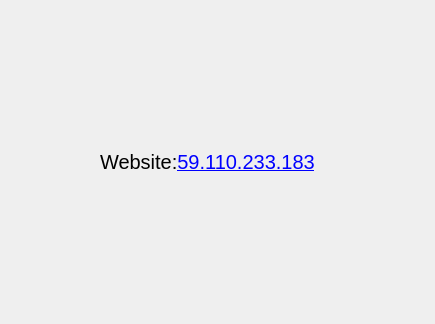
<?xml version="1.0" encoding="UTF-8"?>
<ui version="4.0">
 <class>about_Dialog</class>
 <widget class="QDialog" name="about_Dialog">
  <property name="geometry">
   <rect>
    <x>0</x>
    <y>0</y>
    <width>435</width>
    <height>324</height>
   </rect>
  </property>
  <property name="windowTitle">
   <string>Dialog</string>
  </property>
  <widget class="QLabel" name="label">
   <property name="geometry">
    <rect>
     <x>100</x>
     <y>150</y>
     <width>271</width>
     <height>21</height>
    </rect>
   </property>
   <property name="font">
    <font>
     <pointsize>15</pointsize>
    </font>
   </property>
   <property name="text">
    <string>&lt;html&gt;&lt;head/&gt;&lt;body&gt;&lt;p&gt;Website:&lt;a href=&quot;http://59.110.233.183&quot;&gt;&lt;span style=&quot; text-decoration: underline; color:#0000ff;&quot;&gt;59.110.233.183&lt;/span&gt;&lt;/a&gt;&lt;/p&gt;&lt;/body&gt;&lt;/html&gt;</string>
   </property>
  </widget>
 </widget>
 <resources/>
 <connections/>
</ui>
